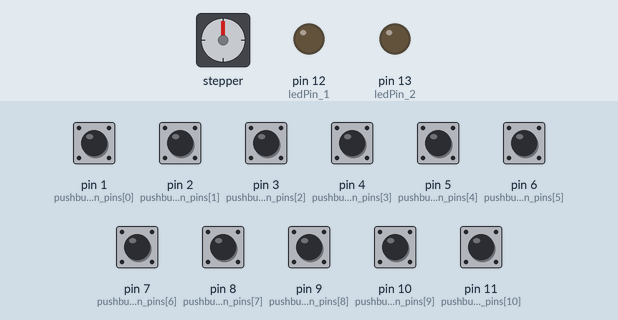
Simulated run of this sketch. Board: Arduino Uno, built with avr-gcc and run on an emulated ATmega328P. Shown: stepper motor, output pins drawn as LEDs (lit = HIGH). The inputs (shaded band) are chosen by the test bench; at power-on: pin 1 (pushbutton_pins[0]), pin 2 (pushbutton_pins[1]), pin 3 (pushbutton_pins[2]), pin 4 (pushbutton_pins[3]), pin 5 (pushbutton_pins[4]), pin 6 (pushbutton_pins[5]), pin 7 (pushbutton_pins[6]), pin 8 (pushbutton_pins[7]), pin 9 (pushbutton_pins[8]), pin 10 (pushbutton_pins[9]), pin 11 (pushbutton_pins[10]) LOW. Stepper angles assume 2048 steps per turn.

Above: at 1.2 s.
1.3 s: pin 4 (pushbutton_pins[3]) pulled HIGH for 0.15 s
At 4.18 s:
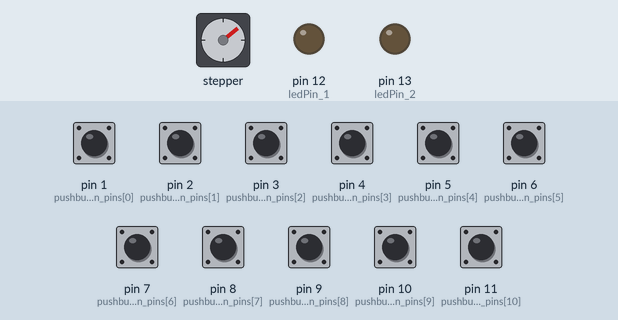
4.3 s: pin 1 (pushbutton_pins[0]) pulled HIGH for 0.15 s
At 5.5 s:
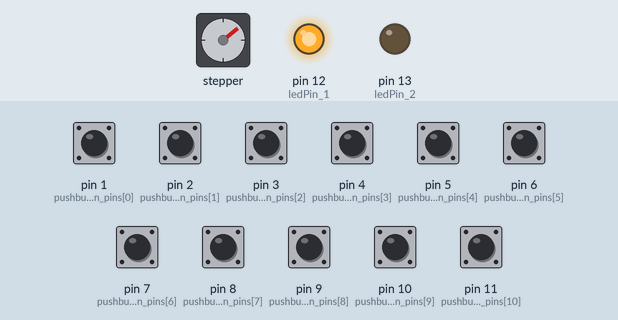
5.9 s: pin 2 (pushbutton_pins[1]) pulled HIGH for 0.15 s
At 7.0 s:
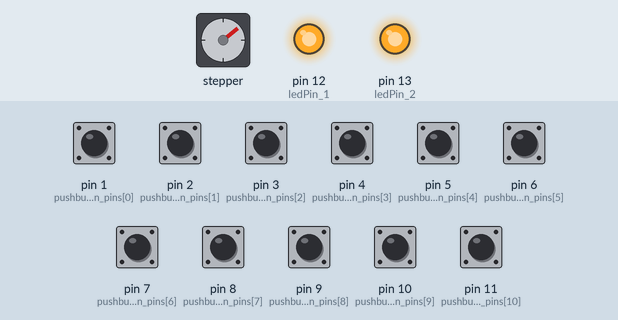
7.5 s: pin 3 (pushbutton_pins[2]) pulled HIGH for 0.15 s
At 10.4 s:
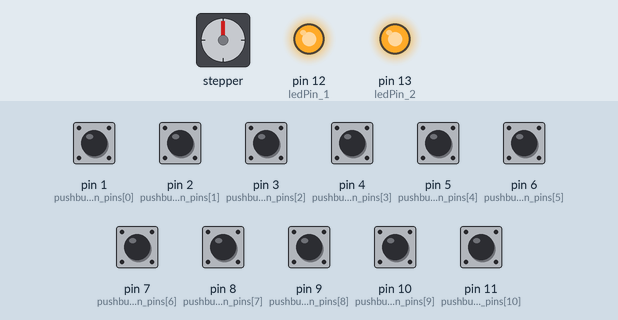
10.5 s: pin 5 (pushbutton_pins[4]) pulled HIGH for 0.15 s
At 16.5 s:
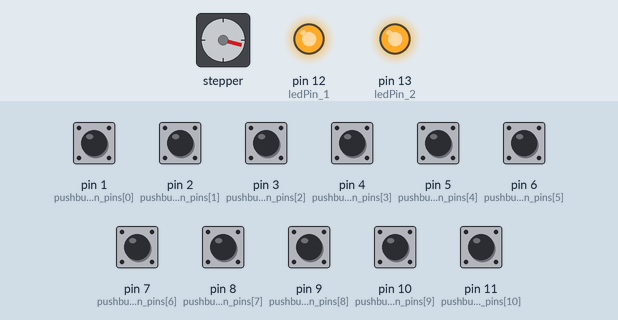
16.6 s: pin 3 (pushbutton_pins[2]) pulled HIGH for 1 s
At 17.42 s:
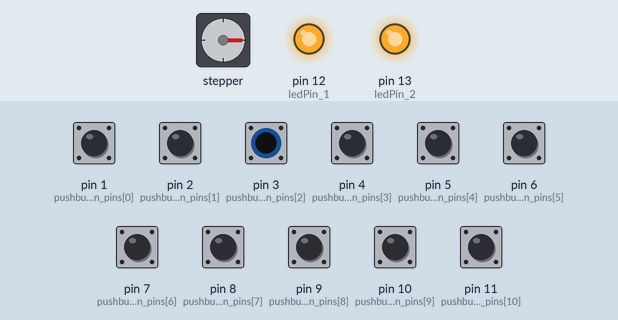
Timing chart, 0 to 20.6 s (numbered marks = the images above; inputs shaded):
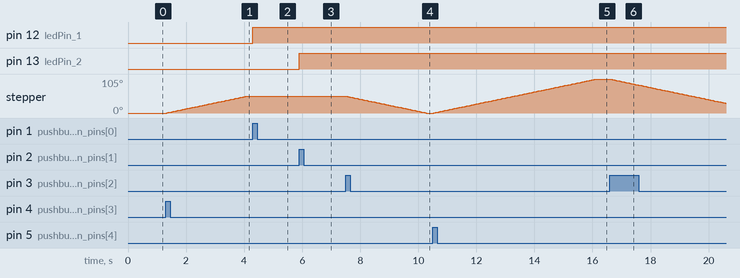

The sketch:

elvator.ino
```cpp
#include <Stepper.h> // Include the header file

#define STEPS 32 //number of steps of motor

int pushbutton_pins[]={1,2,3,4,5,6,7,8,9,10,11};
// pins 1,2 = door open and close, pins 3,4,5 = inner panel buttons, pins 6,7,8 = up

int ledPin_1 = 12; // choose the pin for the LED in opening door
int ledPin_2 = 13; // choose the pin for the LED in closing door

int Lswitch_1 = 14; // choose the pin for the limit switch
int Lswitch_2 = 15;
int Lswitch_3 = 16;

Stepper stepper(STEPS, 17, 18, 19, 20);//(STEPS, 8, 10, 9, 11)choose pins for stepper

int ele_status=1;
int val=0;
int way=0;

void setup() {
  for(int i=0;i<11;i++){
    pinMode(pushbutton_pins[i],INPUT);
  }
  pinMode(ledPin_1, OUTPUT);
  pinMode(ledPin_2, OUTPUT);

  pinMode(Lswitch_1, INPUT);
  pinMode(Lswitch_2, INPUT);
  pinMode(Lswitch_3, INPUT);

  stepper.setSpeed(200);
}

void loop() {
  for(int i=0 ; i<11 ; i++){
    checkPush (pushbutton_pins[i]);
  }
}

void checkPush(int pinNumber)
{
  int pushed = digitalRead(pinNumber);  // read input value
  if (pushed == HIGH){ // check if the input is HIGH (button released)
    if(pinNumber==pushbutton_pins[0] || pinNumber==pushbutton_pins[1]){
      if(pinNumber==1){
        digitalWrite(ledPin_1,HIGH);
      }else{
        digitalWrite(ledPin_2,HIGH);
      }
    }else{
      switch(ele_status){
        case 1:
          if(pinNumber==pushbutton_pins[3] || pinNumber==pushbutton_pins[6]|| pinNumber ==pushbutton_pins[9]){
            val=300;
            stepper.step(val);
            ele_status = 2;
          }else if(pinNumber==pushbutton_pins[4] || pinNumber==pushbutton_pins[7] || pinNumber ==pushbutton_pins[10]){
            val=600;
            stepper.step(val);
            ele_status = 3;
          }
          way=0;//up
          break;
        case 2:
          if((pinNumber==pushbutton_pins[2] || pinNumber==pushbutton_pins[5] || pinNumber ==pushbutton_pins[8])&&(way=1)){
            val=-300;
            stepper.step(val);
            ele_status =1;
            way=0;
          }else if((pinNumber==pushbutton_pins[4] || pinNumber==pushbutton_pins[7] || pinNumber ==pushbutton_pins[10])&&(way=0)){
            val=300;
            stepper.step(val);
            ele_status=3;
            way=1;
          }
          break;
        case 3:
          if(pinNumber==pushbutton_pins[3] || pinNumber==pushbutton_pins[6] || pinNumber == pushbutton_pins[9]){
            val=-300;
            stepper.step(val);
            ele_status =2;
          }else if(pinNumber==pushbutton_pins[2] || pinNumber==pushbutton_pins[5] || pinNumber ==pushbutton_pins[8]){
            val=-600;
            stepper.step(val);
            ele_status=1;
          }
          way=1;//down
          break;
      }
    }

  }
}
```

Measured:
- after the input at 1.3 s, stepper: keeps turning clockwise at about 19°/s, starting at once
- after the input at 4.3 s, pin 12 (ledPin_1): LOW → HIGH at once
- after the input at 5.9 s, pin 13 (ledPin_2): LOW → HIGH at once
- after the input at 7.5 s, stepper: keeps turning counter-clockwise at about 19°/s, starting at once
- after the input at 10.5 s, stepper: turns 105° clockwise in 5.6 s, starting at once
- after the input at 16.6 s, stepper: keeps turning counter-clockwise at about 19°/s, starting at once
